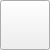
<?xml version="1.0" encoding="UTF-8"?>
<ui version="4.0">
 <class>cart_concup</class>
 <widget class="QWidget" name="cart_concup">
  <property name="geometry">
   <rect>
    <x>0</x>
    <y>0</y>
    <width>50</width>
    <height>50</height>
   </rect>
  </property>
  <property name="minimumSize">
   <size>
    <width>50</width>
    <height>50</height>
   </size>
  </property>
  <property name="maximumSize">
   <size>
    <width>50</width>
    <height>50</height>
   </size>
  </property>
  <property name="windowTitle">
   <string>Form</string>
  </property>
  <widget class="QPushButton" name="img_btn">
   <property name="geometry">
    <rect>
     <x>0</x>
     <y>0</y>
     <width>50</width>
     <height>50</height>
    </rect>
   </property>
   <property name="minimumSize">
    <size>
     <width>50</width>
     <height>50</height>
    </size>
   </property>
   <property name="maximumSize">
    <size>
     <width>50</width>
     <height>50</height>
    </size>
   </property>
   <property name="text">
    <string/>
   </property>
  </widget>
 </widget>
 <resources/>
 <connections/>
</ui>
